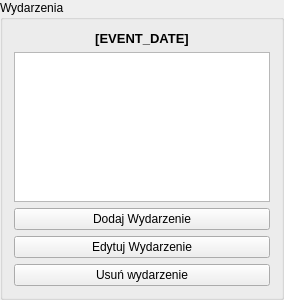
        <widget class="QGroupBox" name="groupBoxNote">
         <property name="sizePolicy">
          <sizepolicy hsizetype="Minimum" vsizetype="Minimum">
           <horstretch>0</horstretch>
           <verstretch>0</verstretch>
          </sizepolicy>
         </property>
         <property name="minimumSize">
          <size>
           <width>0</width>
           <height>300</height>
          </size>
         </property>
         <property name="maximumSize">
          <size>
           <width>400</width>
           <height>300</height>
          </size>
         </property>
         <property name="title">
          <string>Wydarzenia</string>
         </property>
         <layout class="QVBoxLayout" name="verticalLayout_7">
          <item>
           <widget class="QLabel" name="EVENT_DATE">
            <property name="font">
             <font>
              <pointsize>10</pointsize>
              <weight>75</weight>
              <bold>true</bold>
             </font>
            </property>
            <property name="text">
             <string>[EVENT_DATE]</string>
            </property>
            <property name="alignment">
             <set>Qt::AlignCenter</set>
            </property>
           </widget>
          </item>
          <item>
           <layout class="QVBoxLayout" name="verticalLayout_6">
            <item>
             <widget class="QListWidget" name="listWidgetEvent"/>
            </item>
           </layout>
          </item>
          <item>
           <widget class="QPushButton" name="pushButtonAddEvent">
            <property name="text">
             <string>Dodaj Wydarzenie</string>
            </property>
           </widget>
          </item>
          <item>
           <widget class="QPushButton" name="pushButtonEditEvent">
            <property name="text">
             <string>Edytuj Wydarzenie</string>
            </property>
           </widget>
          </item>
          <item>
           <widget class="QPushButton" name="pushButtonDelEvent">
            <property name="text">
             <string>Usuń wydarzenie</string>
            </property>
           </widget>
          </item>
         </layout>
        </widget>
